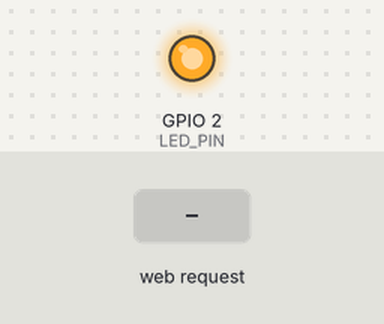
Bench run of a sketch on a simulated ESP32. Parts: output pins drawn as LEDs (lit = HIGH). The inputs (shaded band) are chosen by the test bench. WiFi joins after 1.5 s; servers stay silent unless stated; what the sketch prints to the serial monitor is not drawn.

Above: at 2.8 s.
2.9 s: HTTP request GET /led/on received
At 3.7 s:
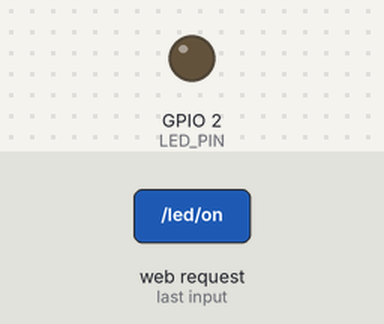
4.4 s: HTTP request GET /led/off received
At 4.8 s:
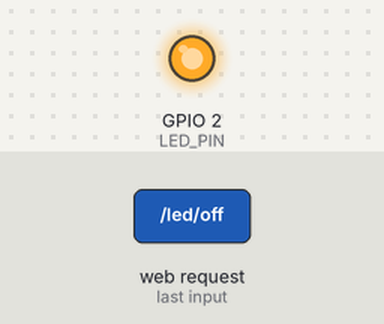
Timing chart, 0 to 7.4 s (numbered marks = the images above; inputs shaded):
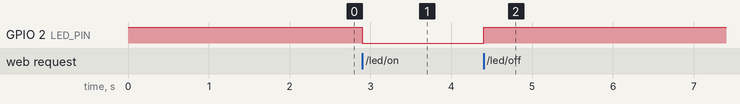

Measured:
- after the input at 2.9 s, GPIO 2 (LED_PIN): HIGH → LOW at once
- after the input at 4.4 s, GPIO 2 (LED_PIN): LOW → HIGH at once

The sketch:

esp32_05.ino
```cpp
#include <WiFi.h>
#include <WebServer.h>

const char* ssid     = "Wokwi-GUEST";
const char* password = "";

const int LED_PIN = LED_BUILTIN; // geralmente D4 / GPIO2

WebServer server(80);

void raiz() {
  String html =
    "<!doctype html><html><head>"
    "<meta charset='utf-8'>"
    "<meta name='viewport' content='width=device-width, initial-scale=1'>"
    "<title>NodeMCU</title>"
    "<style>body{font-family:Arial;padding:20px;} .card{padding:16px;border:1px solid #ccc;border-radius:12px;max-width:420px;}</style>"
    "</head><body>"
    "<div class='card'>"
    "<h2>Servidor ESP32</h2>"
    "<p>Oi mundo 👋</p>"
    "</div>"
    "</body></html>";
  server.send(200, "text/html; charset=utf-8", html);
}

void NaoEncontrado() {
  server.send(404, "text/plain; charset=utf-8", "404 - Nao encontrado");
}

void estado() {
  server.send(200, "text/plain; charset=utf-8", "OK - Servidor Ativo");
}

void atividade() {
  server.send(200, "text/plain; charset=utf-8", String(millis() / 1000));
}

void api01() {
  String json = "{";
  json += "\"device\":\"NodeMCU\",";
  json += "\"ip\":\"" + WiFi.localIP().toString() + "\",";
  json += "\"rssi\":" + String(WiFi.RSSI()) + ",";
  json += "\"uptime_ms\":" + String(millis() / 1000);
  json += "}";
  server.send(200, "application/json; charset=utf-8", json);
}

void ledOn() {
  digitalWrite(LED_PIN, LOW); // liga
  server.send(200, "text/plain; charset=utf-8", "LED ligado");
}

void ledOff() {
  digitalWrite(LED_PIN, HIGH); // liga
  server.send(200, "text/plain; charset=utf-8", "LED desligado");
}

void setup() {
  pinMode(LED_PIN, OUTPUT);
  digitalWrite(LED_PIN, HIGH); // começa desligado (ativo LOW)

  Serial.begin(115200);
  delay(100);

  WiFi.mode(WIFI_STA);
  WiFi.begin(ssid, password);

  Serial.print("Conectando ao Wi-Fi");
  while (WiFi.status() != WL_CONNECTED) {
    delay(500);
    Serial.print(".");
  }

  Serial.println("\nConectado!");
  Serial.print("IP do ESP32: ");
  Serial.println(WiFi.localIP());

  server.on("/", raiz);
  server.onNotFound(NaoEncontrado);
  server.on("/status", estado);
  server.on("/uptime", atividade);
  server.on("/api01", api01);
  server.on("/led/on", ledOn);
  server.on("/led/off", ledOff);

  server.begin();
  Serial.println("Servidor HTTP iniciado!");
}

void loop() {
  server.handleClient();
}
```
